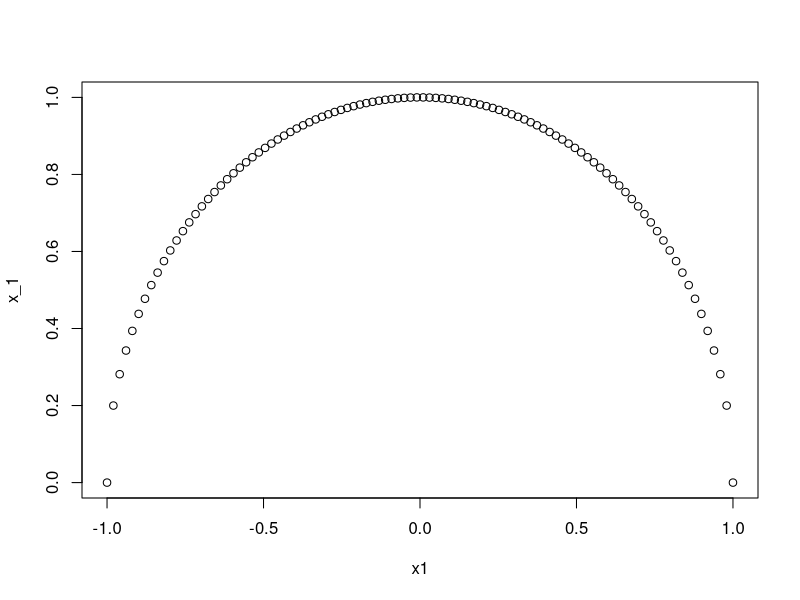
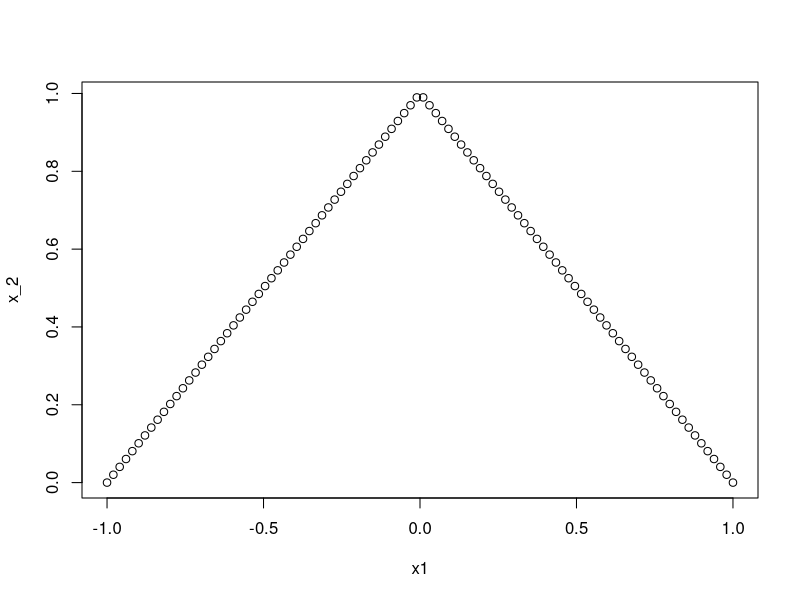
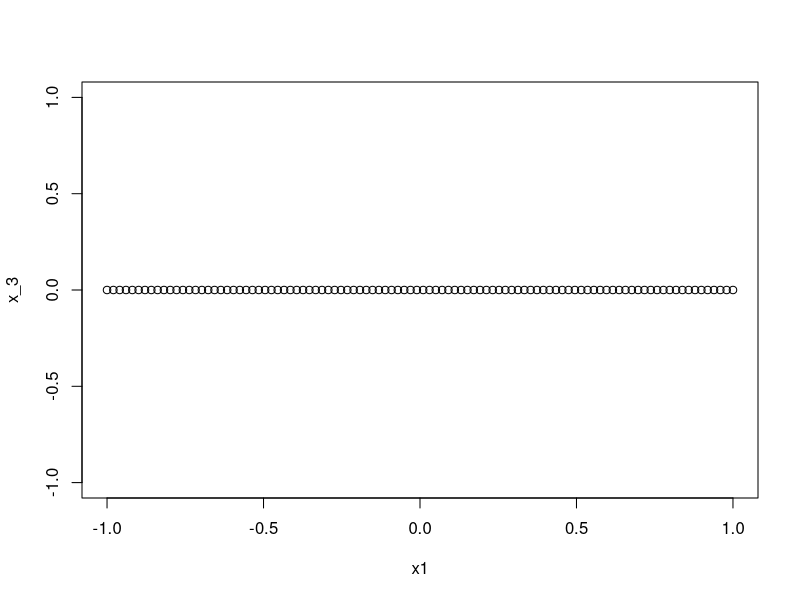
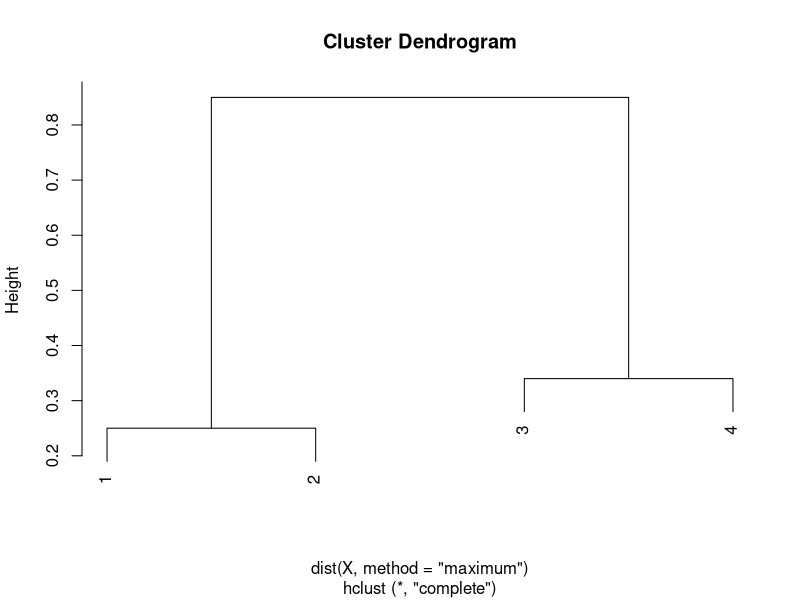
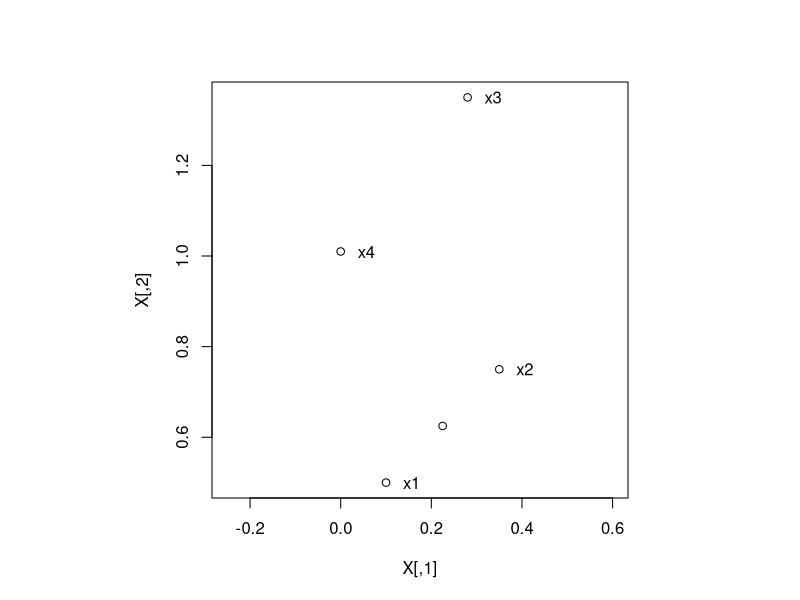
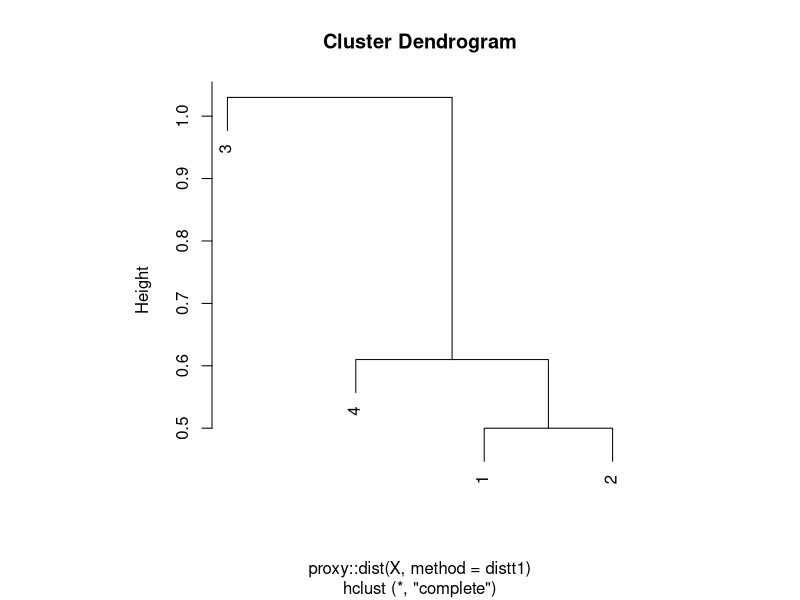
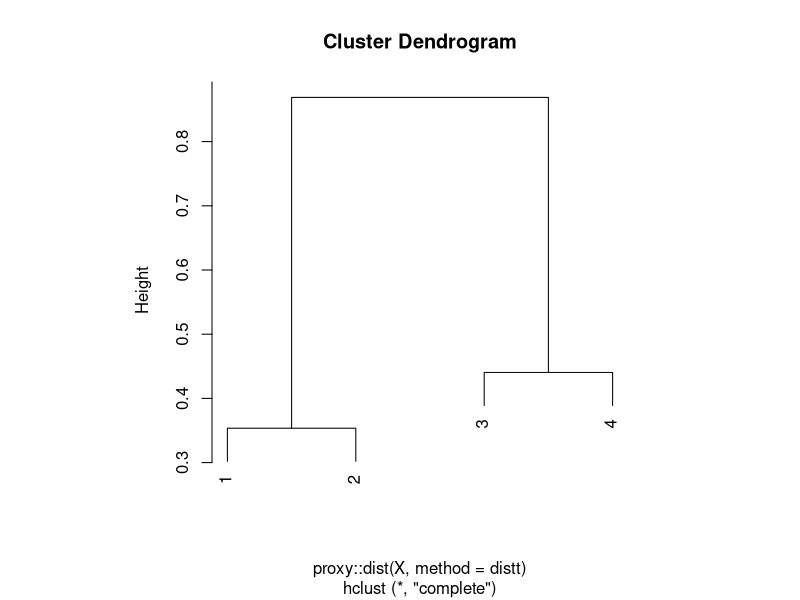
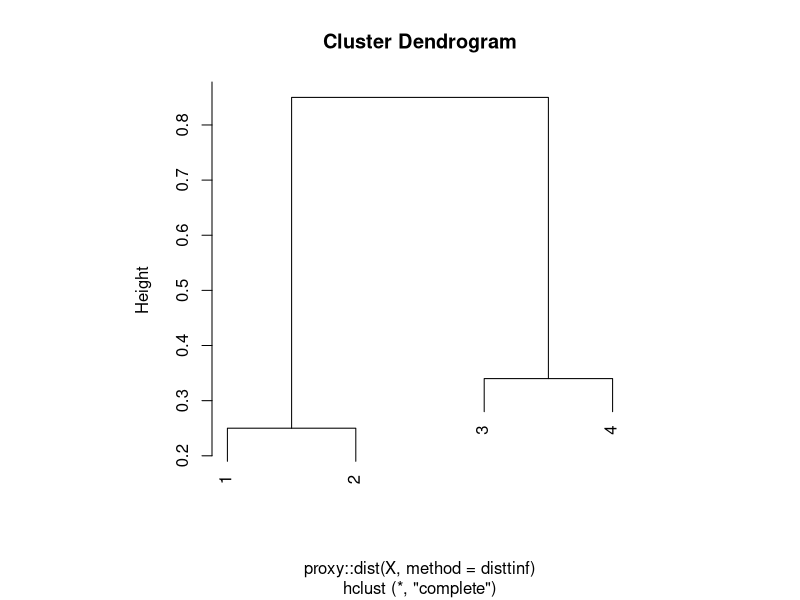

These figures' R source, in order:
# unit spheres


x1 = seq(-1, 1, length = 100)
x_1 = sqrt(1-x1^2)

plot(x1, x_1)

x_2 = (1-abs(x1))
plot(x1, x_2)

x_3 = sapply(1:length(x1), function(x) 1-max(abs(x1)))
plot(x1, x_3)



x1 = c(0.1, 0.5)
x2 = c(0.35, 0.75)
x3 = c(0.28, 1.35)
x4 = c(0, 1.01)

X = matrix(c(x1, x2, x3, x4), byrow = TRUE, ncol = 2)

dist(X, method = "euclidian")
plot(hclust(dist(X, method = "maximum")))

par(pty="s")
plot(X, asp = 1)
text(X, labels = c("x1", "x2", "x3", "x4"), adj = -1)


distt <- function(xx1, xx2){
     sqrt(sum((xx1 - xx2)^2))
}
distt(x1, x2)

sqrt(sum((x1 - x2)^2))



distt1 <- function(xx1, xx2){
     sum(abs(xx1 - xx2))
}
distt1(x1, x2)
distt1(x2, x3)
distt1(x3, x4)
distt1(x4, x1)
distt1(x2, x4)

disttinf <- function(xx1, xx2){
     max(abs(xx1 - xx2))
}
disttinf(x1, x2)
disttinf(x2, x3)
disttinf(x3, x4)
disttinf(x2, x4)




(x1[2] + x2[2]) / 2

points(0.225, y = 0.625)

distt(c(0.225, 0.625), x4)

distt1(c(0.225, 0.625), x3)

disttinf(c(0.225, 0.625), x3)
disttinf(c(0.225, 0.625), x4)

(0.85 + 0.6) / 2
# install.packages('proxy')

# l1 norm
proxy::dist(X, method = distt1)

# l2 norm
proxy::dist(X, method = distt)

# linf norm
proxy::dist(X, method = disttinf)


# dist matrix for l1 norm
plot(hclust(proxy::dist(X, method = distt1)))

# dist matrix for l2 norm
plot(hclust(proxy::dist(X, method = distt)))

# dist matrix for linf norm
plot(hclust(proxy::dist(X, method = disttinf)))



# make dendrograms
plot(hclust(proxy::dist(X, method = distt), method = 'average'), hang = -1)
hcAv = hclust(proxy::dist(X, method = distt), method = 'average')


pdf('clusters2.pdf', width = 8, height = 8)
par(mfrow = c(2,2))

# average
plot(as.dendrogram(hcAv), main = "average")

# centroid
hh = hclust(proxy::dist(X, method = distt), method = 'complete')
hh$height = c(0.35, 0.45, 0.6109902)
plot(as.dendrogram(hh), main = 'centroid')


#plot(as.dendrogram(hclust(proxy::dist(X, method = distt), method = 'ward.D2')), main = 'centroid')


# minimum
plot(as.dendrogram(hclust(proxy::dist(X, method = distt), method = 'single')), main = 'minimum')

# minimum
plot(as.dendrogram(hclust(proxy::dist(X, method = distt), method = 'complete')), main = 'maximum')
dev.off()


(distt(x1, x4) + distt(x1, x3) + distt(x2, x4) + distt(x2, x3)) / 4



distt(c(0.225, 0.625), x4)

distt(c(0.225, 0.625), x3)

(x1[2] + x2[2] + x4[2]) / 3

distt(c(0.15, 0.753), x3)
